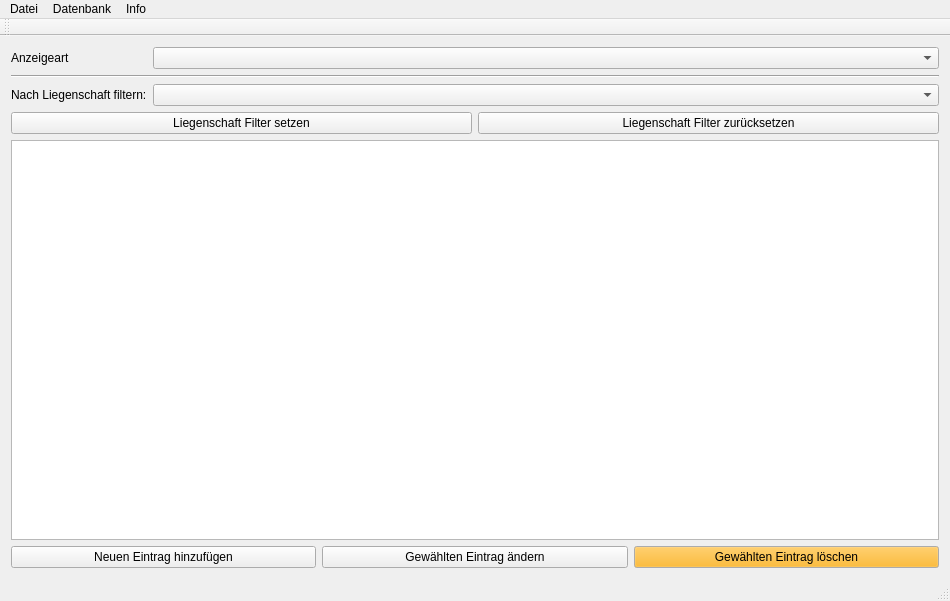
<?xml version="1.0" encoding="UTF-8"?>
<ui version="4.0">
 <class>MainWindow</class>
 <widget class="QMainWindow" name="MainWindow">
  <property name="geometry">
   <rect>
    <x>0</x>
    <y>0</y>
    <width>950</width>
    <height>592</height>
   </rect>
  </property>
  <property name="sizePolicy">
   <sizepolicy hsizetype="Expanding" vsizetype="Expanding">
    <horstretch>0</horstretch>
    <verstretch>0</verstretch>
   </sizepolicy>
  </property>
  <property name="windowTitle">
   <string>MainWindow</string>
  </property>
  <widget class="QWidget" name="centralWidget">
   <property name="sizePolicy">
    <sizepolicy hsizetype="Expanding" vsizetype="Expanding">
     <horstretch>0</horstretch>
     <verstretch>0</verstretch>
    </sizepolicy>
   </property>
   <property name="minimumSize">
    <size>
     <width>0</width>
     <height>0</height>
    </size>
   </property>
   <property name="maximumSize">
    <size>
     <width>16777215</width>
     <height>16777215</height>
    </size>
   </property>
   <layout class="QFormLayout" name="formLayout">
    <property name="fieldGrowthPolicy">
     <enum>QFormLayout::ExpandingFieldsGrow</enum>
    </property>
    <item row="0" column="0" colspan="2">
     <layout class="QGridLayout" name="gridLayout">
      <property name="sizeConstraint">
       <enum>QLayout::SetDefaultConstraint</enum>
      </property>
      <item row="0" column="0" colspan="2">
       <layout class="QGridLayout" name="gridLayout_2">
        <item row="3" column="1">
         <widget class="QComboBox" name="selectHouse">
          <property name="sizePolicy">
           <sizepolicy hsizetype="Expanding" vsizetype="Fixed">
            <horstretch>0</horstretch>
            <verstretch>0</verstretch>
           </sizepolicy>
          </property>
         </widget>
        </item>
        <item row="1" column="1">
         <widget class="QComboBox" name="CbAnzeigeArt"/>
        </item>
        <item row="3" column="0">
         <widget class="QLabel" name="label">
          <property name="text">
           <string>Nach Liegenschaft filtern:</string>
          </property>
         </widget>
        </item>
        <item row="1" column="0">
         <widget class="QLabel" name="label_2">
          <property name="text">
           <string>Anzeigeart</string>
          </property>
         </widget>
        </item>
        <item row="4" column="0" colspan="2">
         <layout class="QHBoxLayout" name="horizontalLayout_2">
          <item>
           <widget class="QPushButton" name="applyFilter">
            <property name="text">
             <string>Liegenschaft Filter setzen</string>
            </property>
            <property name="flat">
             <bool>false</bool>
            </property>
           </widget>
          </item>
          <item>
           <widget class="QPushButton" name="deleteFilter">
            <property name="text">
             <string>Liegenschaft Filter zurücksetzen</string>
            </property>
           </widget>
          </item>
         </layout>
        </item>
        <item row="2" column="0" colspan="2">
         <widget class="Line" name="line">
          <property name="orientation">
           <enum>Qt::Horizontal</enum>
          </property>
         </widget>
        </item>
       </layout>
      </item>
      <item row="2" column="0" colspan="2">
       <layout class="QHBoxLayout" name="horizontalLayout">
        <item>
         <widget class="QPushButton" name="buttonNewEntry">
          <property name="text">
           <string>Neuen Eintrag hinzufügen</string>
          </property>
         </widget>
        </item>
        <item>
         <widget class="QPushButton" name="buttonChangeEntry">
          <property name="enabled">
           <bool>true</bool>
          </property>
          <property name="text">
           <string>Gewählten Eintrag ändern</string>
          </property>
         </widget>
        </item>
        <item>
         <widget class="QPushButton" name="buttonDeleteEntry">
          <property name="palette">
           <palette>
            <active>
             <colorrole role="Button">
              <brush brushstyle="SolidPattern">
               <color alpha="255">
                <red>255</red>
                <green>170</green>
                <blue>0</blue>
               </color>
              </brush>
             </colorrole>
            </active>
            <inactive>
             <colorrole role="Button">
              <brush brushstyle="SolidPattern">
               <color alpha="255">
                <red>255</red>
                <green>170</green>
                <blue>0</blue>
               </color>
              </brush>
             </colorrole>
            </inactive>
            <disabled>
             <colorrole role="Button">
              <brush brushstyle="SolidPattern">
               <color alpha="255">
                <red>255</red>
                <green>170</green>
                <blue>0</blue>
               </color>
              </brush>
             </colorrole>
            </disabled>
           </palette>
          </property>
          <property name="text">
           <string>Gewählten Eintrag löschen</string>
          </property>
         </widget>
        </item>
       </layout>
      </item>
      <item row="1" column="0" colspan="2">
       <widget class="QTableView" name="tableView">
        <property name="sizePolicy">
         <sizepolicy hsizetype="Expanding" vsizetype="Fixed">
          <horstretch>0</horstretch>
          <verstretch>0</verstretch>
         </sizepolicy>
        </property>
        <property name="minimumSize">
         <size>
          <width>0</width>
          <height>400</height>
         </size>
        </property>
        <property name="alternatingRowColors">
         <bool>true</bool>
        </property>
        <property name="selectionMode">
         <enum>QAbstractItemView::SingleSelection</enum>
        </property>
        <property name="selectionBehavior">
         <enum>QAbstractItemView::SelectRows</enum>
        </property>
        <attribute name="horizontalHeaderCascadingSectionResizes">
         <bool>false</bool>
        </attribute>
        <attribute name="horizontalHeaderShowSortIndicator" stdset="0">
         <bool>true</bool>
        </attribute>
        <attribute name="horizontalHeaderStretchLastSection">
         <bool>true</bool>
        </attribute>
       </widget>
      </item>
     </layout>
    </item>
   </layout>
  </widget>
  <widget class="QMenuBar" name="menuBar">
   <property name="geometry">
    <rect>
     <x>0</x>
     <y>0</y>
     <width>950</width>
     <height>18</height>
    </rect>
   </property>
   <widget class="QMenu" name="menuDatei">
    <property name="title">
     <string>Datei</string>
    </property>
    <addaction name="actionSchlie_en"/>
   </widget>
   <widget class="QMenu" name="menuInfo">
    <property name="title">
     <string>Info</string>
    </property>
    <addaction name="action_ber_2"/>
   </widget>
   <widget class="QMenu" name="menuInfo_2">
    <property name="title">
     <string>Datenbank</string>
    </property>
    <addaction name="freieBoxenZeigen"/>
    <addaction name="regalBodenArchivBoxNeu"/>
   </widget>
   <addaction name="menuDatei"/>
   <addaction name="menuInfo_2"/>
   <addaction name="menuInfo"/>
  </widget>
  <widget class="QToolBar" name="mainToolBar">
   <attribute name="toolBarArea">
    <enum>TopToolBarArea</enum>
   </attribute>
   <attribute name="toolBarBreak">
    <bool>false</bool>
   </attribute>
  </widget>
  <widget class="QStatusBar" name="statusBar"/>
  <action name="actionSchlie_en">
   <property name="text">
    <string>Programm beenden</string>
   </property>
  </action>
  <action name="actionNeu">
   <property name="text">
    <string>Neu...</string>
   </property>
  </action>
  <action name="actionL_schen">
   <property name="text">
    <string>Löschen...</string>
   </property>
  </action>
  <action name="action_ber">
   <property name="text">
    <string>Regalboden/Archivboxen anlegen</string>
   </property>
  </action>
  <action name="freieBoxenZeigen">
   <property name="text">
    <string>Freie Archivboxen anzeigen</string>
   </property>
  </action>
  <action name="action_ber_2">
   <property name="text">
    <string>Über</string>
   </property>
  </action>
  <action name="regalBodenArchivBoxNeu">
   <property name="text">
    <string>Regalboden/Archivbox hinzufügen</string>
   </property>
  </action>
 </widget>
 <layoutdefault spacing="6" margin="11"/>
 <resources/>
 <connections/>
</ui>
